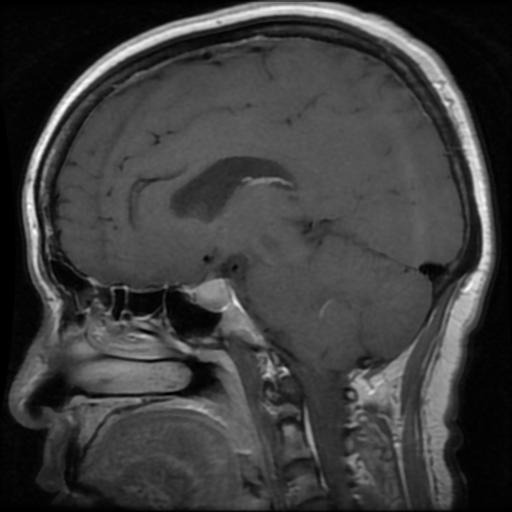
%> input picture src/mri_image.jpg, 512 x 512 px
$ octave NORDIC_p.m   (GNU Octave 9; MATLAB toolbox functions it lacks are replaced by stand-ins)
%> lines starting %> are read from the running program, lines starting %| are printed output that depends on the picture
% ============================================================
% NORDIC-Style MRI Denoising Using PCA (Approximation)
% ============================================================

clc;
clear;
close all;

% ----------------------------
% Step 1: Read MRI Image
% ----------------------------
img = imread('mri_image.jpg');
%> img is the input picture: size 512x512x3 uint8; min 0, max 255, mean 61.8

if size(img,3) == 3
    img = rgb2gray(img);
%> img: size 512x512 uint8
end

img = im2double(img);
%> img: size 512x512 double

% ----------------------------
% Step 2: Add Noise (Optional)
% ----------------------------
noisy_img = imnoise(img, 'gaussian', 0, 0.01);
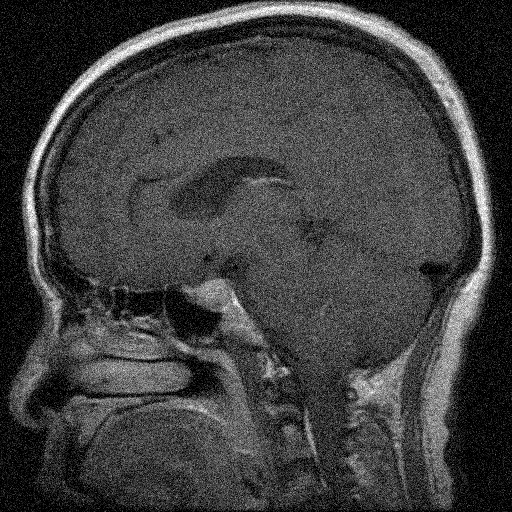
%> noisy_img: size 512x512 double; min 0, max 1, mean 0.249

% ----------------------------
% Step 3: PCA-Based Denoising
% ----------------------------
% Reshape image into 2D matrix
[m, n] = size(noisy_img);
%> m = 512; n = 512
X = reshape(noisy_img, m, n);

% Perform PCA using SVD
[U, S, V] = svd(X, 'econ');

% Keep only top principal components
k = 30;  % Number of components retained
X_denoised = U(:,1:k) * S(1:k,1:k) * V(:,1:k)';

% ----------------------------
% Step 4: Display Results
% ----------------------------
figure('Name','NORDIC-Style PCA Denoising','NumberTitle','off');

subplot(2,1,1)
imshow(noisy_img, [])
title('Noisy MRI Image')

subplot(2,1,2)
imshow(X_denoised, [])
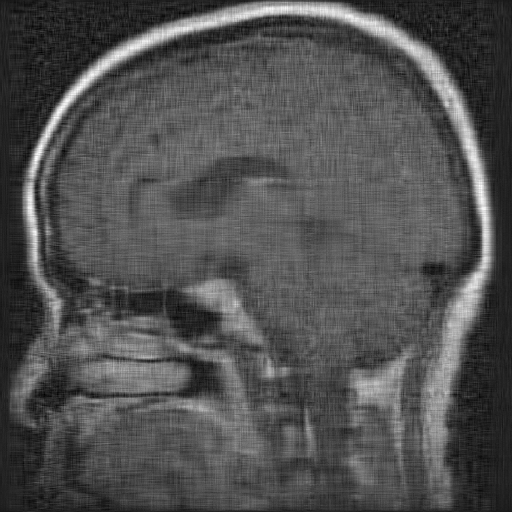
%> displayed picture: size 512x512, on the screen's scale of 0 to 255; min 0, max 255, mean 81
title('MRI Image After PCA-Based (NORDIC-Style) Denoising')

% ============================================================
% End of Script
% ============================================================
